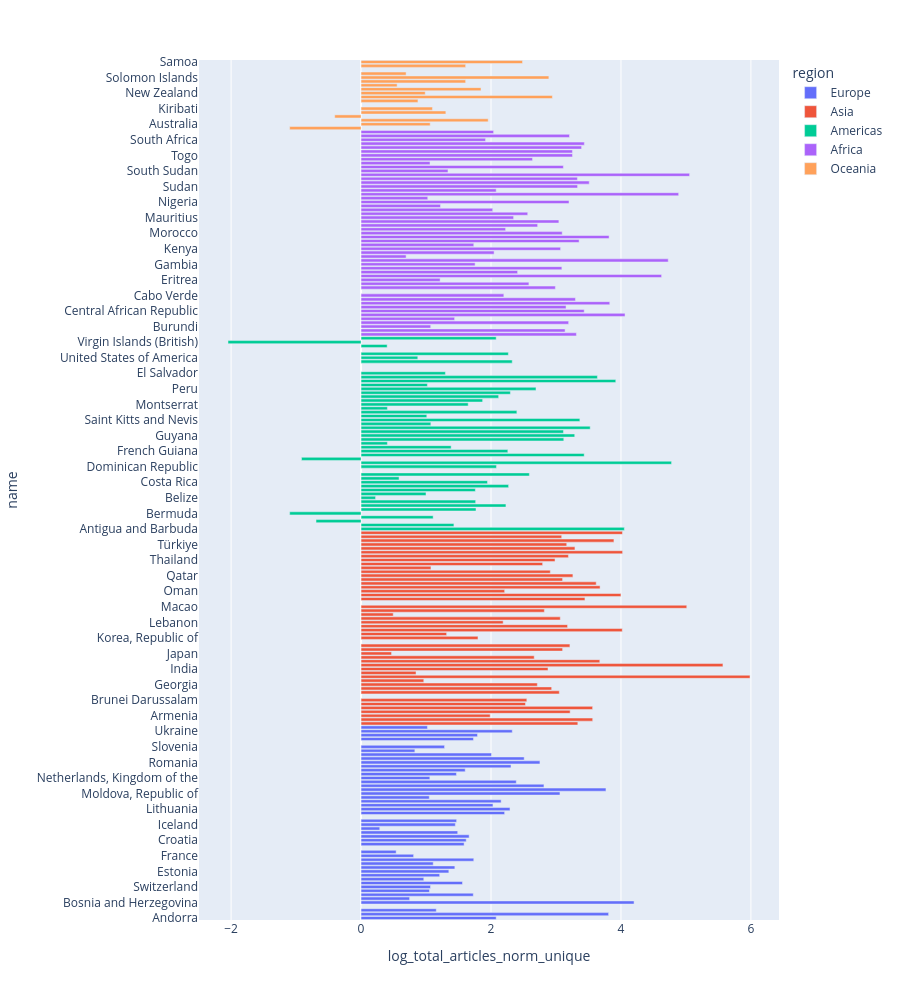

Here is the notebook cell this chart was saved with:
### Code cell
px.bar(
    df_country_stats_plot.query(f"year == {end_year}"),
    x="log_total_articles_norm_unique",
    y="name",
    height=1000,
    color="region"
)

### Figure 1 — Plotly figure (JSON) as saved in the notebook; plotly's stock layout.template omitted (floating-point values rounded to 4 significant figures)
{"data": [{"hovertemplate": "region=Europe<br>log_total_articles_norm_unique=%{x}<br>name=%{y}<extra></extra>", "legendgroup": "Europe", "marker": {"color": "#636efa", "pattern": {"shape": ""}}, "name": "Europe", "orientation": "h", "showlegend": true, "textposition": "auto", "x": [2.079, 3.81, 1.158, 0.0, 4.201, 0.7472, 1.727, 1.052, 1.069, 1.561, 0.9652, 1.21, 1.351, 1.443, 1.111, 1.735, 0.8089, 0.5399, 0.0, 1.586, 1.618, 1.663, 1.487, 0.2877, 1.451, 1.471, NaN, 2.209, 2.292, 2.03, 2.156, 1.05, 3.061, 3.769, 2.815, 2.388, 1.058, 1.468, 1.603, 2.307, 2.753, 2.511, 2.007, 0.828, 1.285, NaN, 1.73, 1.792, 2.327, 1.022], "xaxis": "x", "y": ["Andorra", "Albania", "Austria", "Åland Islands", "Bosnia and Herzegovina", "Belgium", "Bulgaria", "Belarus", "Switzerland", "Czechia", "Germany", "Denmark", "Estonia", "Spain", "Finland", "Faroe Islands", "France", "United Kingdom of Great Britain and Northern Ireland", "Gibraltar", "Greece", "Croatia", "Hungary", "Ireland", "Isle of Man", "Iceland", "Italy", "Jersey", "Liechtenstein", "Lithuania", "Luxembourg", "Latvia", "Monaco", "Moldova, Republic of", "Montenegro", "North Macedonia", "Malta", "Netherlands, Kingdom of the", "Norway", "Poland", "Portugal", "Romania", "Serbia", "Russian Federation", "Sweden", "Slovenia", "Svalbard and Jan Mayen", "Slovakia", "San Marino", "Ukraine", "Holy See"], "yaxis": "y", "type": "bar"}, {"hovertemplate": "region=Asia<br>log_total_articles_norm_unique=%{x}<br>name=%{y}<extra></extra>", "legendgroup": "Asia", "marker": {"color": "#EF553B", "pattern": {"shape": ""}}, "name": "Asia", "orientation": "h", "showlegend": true, "textposition": "auto", "x": [3.336, 3.565, 1.987, 3.218, 3.564, 2.53, 2.551, NaN, 3.051, 2.934, 2.713, 0.9651, 5.986, 0.8459, 2.877, 5.569, 3.674, 2.665, 0.4694, 3.102, 3.214, NaN, 1.799, 1.317, 4.02, 3.178, 2.187, 3.066, 0.4953, 2.821, 5.012, NaN, 3.446, 3.999, 2.21, 3.678, 3.619, 3.101, 3.26, 2.913, 1.076, 2.794, 2.985, 3.191, 4.025, 3.292, 3.165, 3.892, 3.088, 4.023], "xaxis": "x", "y": ["United Arab Emirates", "Afghanistan", "Armenia", "Azerbaijan", "Bangladesh", "Bahrain", "Brunei Darussalam", "Bhutan", "China", "Cyprus", "Georgia", "Hong Kong", "Indonesia", "Israel", "India", "Iraq", "Iran, Islamic Republic of", "Jordan", "Japan", "Kyrgyzstan", "Cambodia", "Korea, Democratic People's Republic of", "Korea, Republic of", "Kuwait", "Kazakhstan", "Lao People's Democratic Republic", "Lebanon", "Sri Lanka", "Myanmar", "Mongolia", "Macao", "Maldives", "Malaysia", "Nepal", "Oman", "Philippines", "Pakistan", "Palestine, State of", "Qatar", "Saudi Arabia", "Singapore", "Syrian Arab Republic", "Thailand", "Tajikistan", "Timor-Leste", "Turkmenistan", "Türkiye", "Uzbekistan", "Viet Nam", "Yemen"], "yaxis": "y", "type": "bar"}, {"hovertemplate": "region=Americas<br>log_total_articles_norm_unique=%{x}<br>name=%{y}<extra></extra>", "legendgroup": "Americas", "marker": {"color": "#00cc96", "pattern": {"shape": ""}}, "name": "Americas", "orientation": "h", "showlegend": true, "textposition": "auto", "x": [4.052, 1.429, -0.6931, 1.11, -1.099, 1.769, 2.23, 1.764, 0.2231, 0.9995, 1.759, 2.271, 1.945, 0.585, 2.59, NaN, 2.084, 4.779, -0.9163, 3.434, 2.259, 1.386, 0.4055, 3.12, 3.288, 3.115, 3.526, 1.074, 3.367, 1.012, 2.398, 0.4055, 1.649, 1.871, 2.117, 2.298, 2.692, 1.021, 3.92, 3.638, 1.298, NaN, NaN, 2.327, 0.8732, 2.267, NaN, 0.4016, -2.048, 2.079], "xaxis": "x", "y": ["Antigua and Barbuda", "Argentina", "Aruba", "Barbados", "Bermuda", "Bolivia, Plurinational State of", "Brazil", "Bahamas", "Belize", "Canada", "Chile", "Colombia", "Costa Rica", "Cuba", "Curaçao", "Dominica", "Dominican Republic", "Ecuador", "Falkland Islands (Malvinas)", "Grenada", "French Guiana", "Greenland", "Guadeloupe", "Guatemala", "Guyana", "Honduras", "Haiti", "Jamaica", "Saint Kitts and Nevis", "Cayman Islands", "Saint Lucia", "Martinique", "Montserrat", "Mexico", "Nicaragua", "Panama", "Peru", "Puerto Rico", "Paraguay", "Suriname", "El Salvador", "Sint Maarten (Dutch part)", "Turks and Caicos Islands", "Trinidad and Tobago", "United States of America", "Uruguay", "Saint Vincent and the Grenadines", "Venezuela, Bolivarian Republic of", "Virgin Islands (British)", "Virgin Islands (U.S.)"], "yaxis": "y", "type": "bar"}, {"hovertemplate": "region=Africa<br>log_total_articles_norm_unique=%{x}<br>name=%{y}<extra></extra>", "legendgroup": "Africa", "marker": {"color": "#ab63fa", "pattern": {"shape": ""}}, "name": "Africa", "orientation": "h", "showlegend": true, "textposition": "auto", "x": [3.314, 3.14, 1.072, 3.195, 1.44, 4.063, 3.434, 3.155, 3.827, 3.299, 2.197, NaN, 2.99, 2.583, 1.216, 4.625, 2.409, 3.09, 1.755, 4.727, 0.6931, 2.048, 3.071, 1.735, 3.356, 3.817, 3.095, 2.225, 2.718, 3.045, 2.348, 2.565, 2.026, 1.222, 3.201, 1.026, 4.888, 2.079, 3.332, 3.512, 3.329, 5.056, 1.338, 3.114, 1.061, 2.639, 3.254, 3.253, 3.394, 3.436, 1.916, 3.208, 2.04], "xaxis": "x", "y": ["Angola", "Burkina Faso", "Burundi", "Benin", "Botswana", "Congo, Democratic Republic of the", "Central African Republic", "Congo", "Côte d'Ivoire", "Cameroon", "Cabo Verde", "Djibouti", "Algeria", "Egypt", "Eritrea", "Ethiopia", "Gabon", "Ghana", "Gambia", "Guinea", "Equatorial Guinea", "Guinea-Bissau", "Kenya", "Liberia", "Lesotho", "Libya", "Morocco", "Madagascar", "Mali", "Mauritania", "Mauritius", "Malawi", "Mozambique", "Niger", "Nigeria", "Réunion", "Rwanda", "Seychelles", "Sudan", "Sierra Leone", "Senegal", "Somalia", "South Sudan", "Sao Tome and Principe", "Eswatini", "Chad", "Togo", "Tunisia", "Tanzania, United Republic of", "Uganda", "South Africa", "Zambia", "Zimbabwe"], "yaxis": "y", "type": "bar"}, {"hovertemplate": "region=Oceania<br>log_total_articles_norm_unique=%{x}<br>name=%{y}<extra></extra>", "legendgroup": "Oceania", "marker": {"color": "#FFA15A", "pattern": {"shape": ""}}, "name": "Oceania", "orientation": "h", "showlegend": true, "textposition": "auto", "x": [-1.099, 1.064, 1.956, -0.4055, 1.305, 1.099, NaN, 0.8755, 2.944, 0.9875, 1.846, 0.555, 1.609, 2.89, 0.6931, 0.0, 1.609, 2.485], "xaxis": "x", "y": ["American Samoa", "Australia", "Fiji", "Micronesia, Federated States of", "Guam", "Kiribati", "Northern Mariana Islands", "New Caledonia", "Niue", "New Zealand", "French Polynesia", "Papua New Guinea", "Palau", "Solomon Islands", "Tonga", "Tuvalu", "Vanuatu", "Samoa"], "yaxis": "y", "type": "bar"}], "layout": {"xaxis": {"anchor": "y", "domain": [0.0, 1.0], "title": {"text": "log_total_articles_norm_unique"}}, "yaxis": {"anchor": "x", "domain": [0.0, 1.0], "title": {"text": "name"}}, "legend": {"title": {"text": "region"}, "tracegroupgap": 0}, "margin": {"t": 60}, "barmode": "relative", "height": 1000}}
